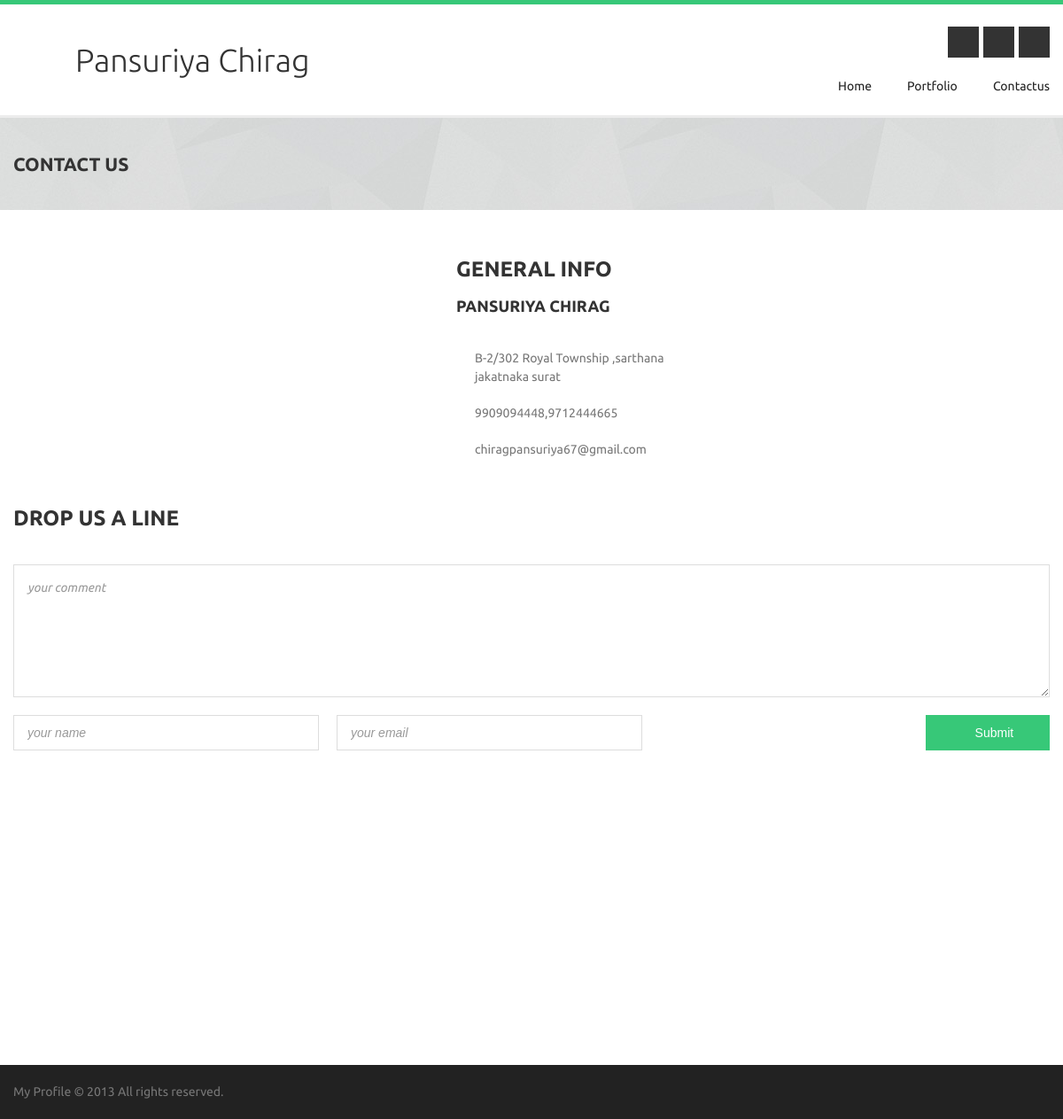
The page /mp_subadmin/theme/magnis/contactus.php?eid=2 on the database its author committed.
### tables this page shows
CREATE TABLE IF NOT EXISTS `mp_registration` (
  `employee_id` int(100) NOT NULL AUTO_INCREMENT,
  `firstname` varchar(20) NOT NULL,
  `lastname` varchar(20) NOT NULL,
  `address` text NOT NULL,
  `country_name` varchar(20) NOT NULL,
  `state_name` varchar(20) NOT NULL,
  `city_name` varchar(20) NOT NULL,
  `email_id` varchar(50) NOT NULL,
  `password` varchar(50) NOT NULL,
  `mobile_no` bigint(15) NOT NULL,
  `date_of_birth` date NOT NULL,
  `gender` varchar(10) NOT NULL,
  `register_date` date NOT NULL,
  `category_id` int(100) NOT NULL,
  `field_id` int(100) NOT NULL,
  `type_id` int(100) NOT NULL,
  `theme_id` int(100) NOT NULL,
  `isapprove` int(1) NOT NULL,
  `type` varchar(10) NOT NULL,
  `status` int(2) NOT NULL,
  PRIMARY KEY (`employee_id`)
);

CREATE TABLE IF NOT EXISTS `mp_contactus` (
  `contactus_id` int(100) NOT NULL AUTO_INCREMENT,
  `contactus_name` varchar(50) NOT NULL,
  `contactus_address` varchar(200) NOT NULL,
  `contactus_phone_1` bigint(15) NOT NULL,
  `contactus_phone_2` bigint(15) NOT NULL,
  `contactus_emailid` varchar(50) NOT NULL,
  `latitude` double NOT NULL,
  `longitude` double NOT NULL,
  `employee_id` int(100) NOT NULL,
  PRIMARY KEY (`contactus_id`)
);

### mp_subadmin/theme/magnis/contactus.php (the view, shortened to what this page needs)
<?php
include('../mp_connect.php');
if (isset($_REQUEST['eid']))
{
$employeeid=$_REQUEST['eid'];
}
else
{
	$employeeid=0;
}
$reg="select * from mp_registration where employee_id='$employeeid'";
$data=mysqli_query($con,$reg);
$rec=mysqli_fetch_array($data);
$contact="select * from mp_contactus where employee_id='$employeeid'";
$data1=mysqli_query($con,$contact);
$rec1=mysqli_fetch_array($data1);
?>
<!DOCTYPE html>
<html class="no-js" lang="en">
<head>
<link rel="stylesheet" href="css/font-awesome/css/font-awesome.min.css" />
<link rel="stylesheet" media="screen" href="assets-newsletters/css/quick_newsletter.css">
<link rel="stylesheet" type="text/css" href="css/tango/skin.css" />
<link rel="stylesheet" href="css/bootstrap.css" />
<link rel="stylesheet" href="css/style.css" />
<link rel="stylesheet" href="css/responsive.css" />
<link rel="stylesheet" href="css/color-01.css" id="site-color" />
</head>
<body>
<div class="container">
	<div class="row">
		<div class="span5">
        	<a href="#"><div class="site-logo"><?php if ($employeeid == " ") { echo "Mitesh Tagadiya"; } else { echo $rec['firstname']."&nbsp"; echo $rec['lastname']; } ?></div></a>
        </div>
        <div class="span7">
        	<div class="header-social-buttons">
            	<a href="#"><i class="icon-facebook"></i></a>
            	<a href="#"><i class="icon-twitter"></i></a>
            	<a href="#"><i class="icon-rss"></i></a>
            </div>
            <nav class="site-desktop-menu">
<ul>            	<?php
					if (isset($_REQUEST['eid']))
					{  ?>
                	<li>
                    	<a href="index.php?eid=<?php echo $_REQUEST['eid']; ?>">home</a>
                    </li>
                	<li>
                    	<a href="portfolio.php?eid=<?php echo $_REQUEST['eid']; ?>">Portfolio</a>
					</li>
                	<li><a href="contactus.php?eid=<?php echo $_REQUEST['eid']; ?>">Contactus</a>
                    </li>
					<?php } ?>
                </ul>
</nav>
        </div>
    </div>
</div>
<div class="gray-line"></div>
<div class="page-header pattern-bg">
	<div class="container">
    	<div class="row">
        	<div class="span6">
            	<h2>Contact Us</h2>
            </div>
        </div>
    </div>
</div>
<div class="main-content">
	<div class="container">
    	<div class="row">
			<div class="span5">
			</div>
			<div class="span3">
				<div class="main-content-block">
                	<h2>general info</h2>
					<?php if ($employeeid == " ") { ?>
					<div class="main-content-block-entry contact-info">
						<h3>General Info</h3>
                    	<p><i class="icon-location-arrow"></i> 1052 – 1054 Christchurch Road, Bournemouth, BH7 6DS</p>
                    	<p><i class="icon-phone"></i> +1 234 56 78</p>
                    	<p><i class="icon-envelope"></i> <a href="#">sample@magnis.com</a></p>
					</div>
					<?php } else { ?>
					<div class="main-content-block-entry contact-info">
						<h3><?php echo $rec['firstname'].'&nbsp'; echo $rec['lastname']; ?></h3>
                    	<p><i class="icon-location-arrow"></i><?php echo $rec1['contactus_address']; ?></p>
                    	<p><i class="icon-phone"></i><?php if($rec1['contactus_phone_1']== " " ) { echo $rec1['contactus_phone_2']; } elseif($rec1['contactus_phone_2']== " "){ echo $rec1['contactus_phone_1']; } else { echo $rec1['contactus_phone_1'].','.$rec1['contactus_phone_2'];}?></p>
                    	<p><i class="icon-envelope"></i><?php echo $rec1['contactus_emailid']; ?></p>
					</div>
					<?php } ?>
				</div>
            </div>
        	<div class="span12">
				<div class="main-content-block">
                	<h2>drop us a line</h2>
					<div class="main-content-block-entry">
                    	<form class="add-comment-form">
	                        <p><textarea placeholder="your comment"></textarea></p>
                            <p><input type="text" placeholder="your name"> <input type="email" placeholder="your email"> <button type="submit"><i class="icon-ok-sign"></i> Submit</button></p>
                        </form>
                    </div>
				</div>
            </div>
        </div>
    </div>
</div>
<div id="map-canvas" class="gmaps"></div>
<div class="bottom-line">
	<div class="container">
    	<div class="row">
        	<div class="span6">
            	<p>My Profile © 2013 All rights reserved.</p>
            </div>
        </div>
    </div>
</div>
</body>
</html>

### mp_subadmin/theme/magnis/css/color-01.css (style rules this page uses)
body, nav.site-desktop-menu > ul > li > ul, nav.site-mobile-menu > ul, .magnis-toggle section.active, .magnis-product-item figure.hovered, .magin-payment-option p.desc { border-top-color: #37c878; }
a:hover, .header-contacts p i, .purchase p.big span, .purchase-2 p.big span, .main-content h2 span, .intro p.sign, .feature i, .testimonials-1 .jcarousel-skin-tango .jcarousel-item-horizontal p span, .testimonials-1 .jcarousel-skin-tango .jcarousel-item-horizontal p i, .latest-projects-wrapper .jcarousel-skin-tango .jcarousel-item-horizontal .project-details .buttons i, .latest-projects-wrapper .jcarousel-skin-tango .jcarousel-item-horizontal .project-details p.project-tags i, .latest-projects-wrapper .jcarousel-skin-tango .jcarousel-item-horizontal .project-details p a:hover, .footer-latest-tweets .jcarousel-skin-tango .jcarousel-item-horizontal p.username i, .footer-widget a, .footer-latest-tweets .jcarousel-skin-tango .jcarousel-prev-horizontal, .footer-latest-tweets .jcarousel-skin-tango .jcarousel-next-horizontal, .bottom-line a, .footer-latest-tweets .jcarousel-skin-tango .jcarousel-next-horizontal i, .footer-latest-tweets .jcarousel-skin-tango .jcarousel-prev-horizontal i, .page-header p i, .magnis-toggle section.active header, ul.ul-style-1 li i, .offer-item i, .ul-style-2 li i, .sorting-filters a.active, .quick-info-item i, .pr-table-1 header p.price span, .pr-table-1 section ul li span, .pr-table-2 header p.featured, .pr-table-3 td i.icon-ok-sign, .pr-table-3 td span, .pr-table-3 .options i, .sidebar-categories ul li i, .project-item .project-details .buttons i, a.button-border:hover, .single-project-details p span, .main-content h3 span, .contact-info p i, .list-style-3 li i, .list-style-4 li i, .home-3-features i, .buy-now-block h3 span, .testimonials-2 ul li > i, .testimonials-2 .jcarousel-skin-tango .jcarousel-item-horizontal p span, .magnis-shop-sorting li i, .magnis-product-item .product-desc p.price, .magnis-product-item-hover a, .magnis-shopping-cart p span, .magnis-product-item-single-desc .price > span, .customers-reviews-list h3 span, .magnis-shopping-cart-details p.title i, .magnis-shopping-cart-details p.title span, .magnis-shopping-cart-details-table .product-total, .magnis-cart-totals tr.total td.td2, .magnis-tabs header p.active, .magnis-product-total tbody tr.sec2 td.td2, .home-slider .block-2 { color: #37c878; }
.header-social-buttons a i:hover, nav.site-mobile-menu li.hovered, nav.site-desktop-menu > ul > li li.hovered, .button-color, .latest-projects-intro, .newsletters-1, .latest-blog-posts .jcarousel-skin-tango .jcarousel-item-horizontal .latest-blog-post-img .latest-blog-post-date, .magnis-skills section .skill-value .skill-value-chart, .team-member .soc-buttons, .pr-table-1 header p.head, .pr-table-2 header p.featured, .sidebar-posts-item .date, .post-item .date, .add-comment-form p button, .main-content-soon-color, .home-3-features-item i.hover, .footer-newsletters .quick_newsletter button.btn, .feature i.hover, form.magnis-product-item-review p button { background-color: #37c878; }

### rows shown on the page
mp_registration: firstname "Pansuriya", lastname "Chirag", firstname "PANSURIYA", lastname "CHIRAG"
mp_contactus: contactus_address "B-2/302 Royal Township ,sarthana jakatnaka surat", contactus_phone_1 "9909094448", contactus_phone_2 "9712444665", contactus_emailid "chiragpansuriya67@gmail.com"
